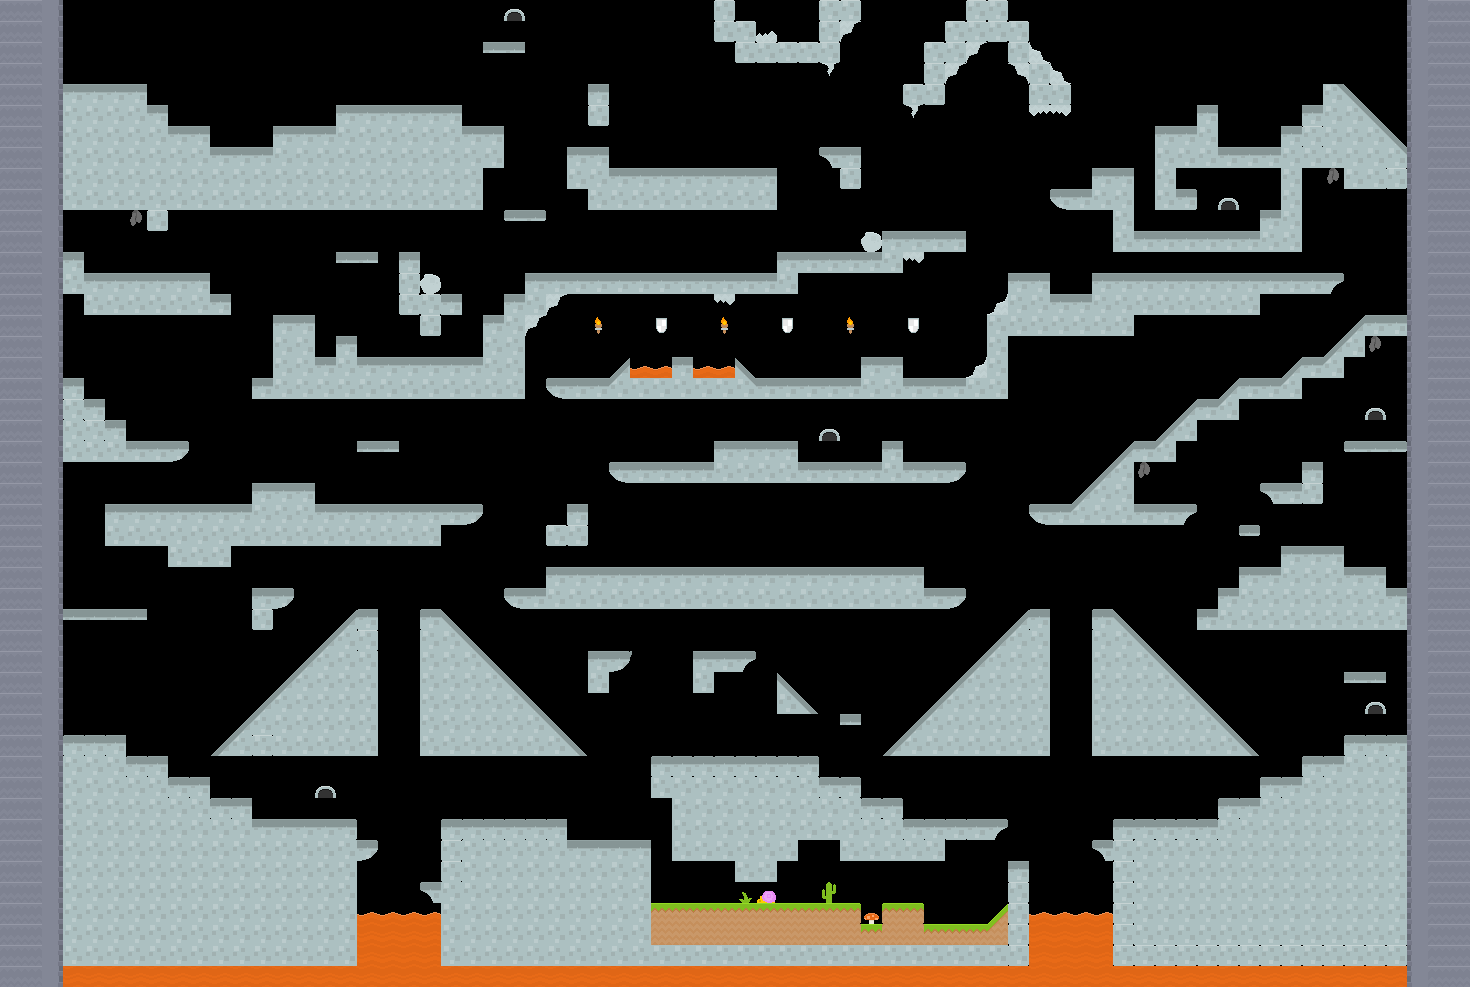

This game map was drawn from its Tiled (.tmx) file and the tilesets committed beside it. A one-line description and the trimmed map source follow:
An orthogonal 70x47 tile map with 21x21 px tiles, 5 tile layers (bounding, background 2, Edges, Collision Layer, ...), 1 hidden layer not drawn and 6 objects.

<map version="1.0" orientation="orthogonal" renderorder="right-down" width="70" height="47" tilewidth="21" tileheight="21" nextobjectid="28">
 <tileset firstgid="1" name="spritesheet" tilewidth="21" tileheight="21" spacing="2" tilecount="900" columns="30">
  <image source="../images/spritesheet.png" width="692" height="692" />
  <tile id="12">
   <properties>
    <property name="points" value="1,1 0,1 0,0.5 1,0.5" />
   </properties>
  </tile>
  <tile id="13">
   <properties>
    <property name="points" value="1,1 0,1 0,0.5 1,0.5" />
   </properties>
  </tile>
  <tile id="19">
   <properties>
    <property name="Class" value="Player" />
   </properties>
  </tile>
  <tile id="49">
   <properties>
    <property name="Class" value="Player" />
   </properties>
  </tile>
  <tile id="79">
   <properties>
    <property name="Class" value="Player" />
   </properties>
  </tile>
  <tile id="109">
   <properties>
    <property name="Class" value="Player" />
   </properties>
  </tile>
  <tile id="126">
   <properties>
    <property name="points" value="1,1 0,1 1,0" />
   </properties>
  </tile>
  <tile id="137">
   <properties>
    <property name="Class" value="Original" />
    <property name="open" type="bool" value="true" />
    <property name="sprite" value="door_open" />
   </properties>
  </tile>
  <tile id="306">
   <properties>
    <property name="points" value="1,1 0,1 1,0" />
   </properties>
  </tile>
  <tile id="307">
   <properties>
    <property name="points" value="0,0 1,1 0,1" />
   </properties>
  </tile>
  <tile id="308">
   <properties>
    <property name="points" value="0,0 1,0 1,0.5 0,0.5" />
   </properties>
  </tile>
  <tile id="309">
   <properties>
    <property name="points" value="0,0 1,0 1,0.5 0,0.5" />
   </properties>
  </tile>
  <tile id="312">
   <properties>
    <property name="Class" value="Flag" />
   </properties>
  </tile>
  <tile id="313">
   <properties>
    <property name="Class" value="Flag" />
   </properties>
  </tile>
  <tile id="338">
   <properties>
    <property name="points" value="0,0 1,0 1,0.5 0,0.5" />
   </properties>
  </tile>
  <tile id="339">
   <properties>
    <property name="points" value="0,0 1,0 1,0.5 0,0.5" />
   </properties>
  </tile>
  <tile id="743">
   <properties>
    <property name="points" value="0,0 0,1 1,0" />
   </properties>
  </tile>
  <tile id="744">
   <properties>
    <property name="points" value="0,0 1,1 1,0" />
   </properties>
  </tile>
  <tile id="745">
   <properties>
    <property name="points" value="0,0 1,0 1,0.5 0,0.5" />
   </properties>
  </tile>
  <tile id="773">
   <properties>
    <property name="points" value="0,0 0,1 1,1" />
   </properties>
  </tile>
  <tile id="774">
   <properties>
    <property name="points" value="1,1 0,1 1,0" />
   </properties>
  </tile>
  <tile id="775">
   <properties>
    <property name="points" value="0,1 0.5,0.5, 1,1" />
   </properties>
  </tile>
  <tile id="776">
   <properties>
    <property name="points" value="0,0 1,0 0.5,0.5" />
   </properties>
  </tile>
 </tileset>
 <layer name="bounding" width="70" height="47">
  <properties>
   <property name="boundingBox" type="bool" value="true" />
   <property name="type" type="int" value="0" />
  </properties>
  <data>[3290 cells, 3290 non-empty, 1 distinct tile ids]</data>
 </layer>
 <imagelayer name="background 1" visible="0">
  <image source="../images/dungeonBackground.jpg" width="640" height="480" />
  <properties>
   <property name="speedX" type="float" value="0.5" />
   <property name="speedY" type="float" value="0.5" />
  </properties>
 </imagelayer>
 <layer name="background 2" width="70" height="47">
  <properties>
   <property name="type" type="int" value="0" />
  </properties>
  <data>[3290 cells, 21 non-empty, 9 distinct tile ids]</data>
 </layer>
 <layer name="Edges" width="70" height="47">
  <properties>
   <property name="collision" type="bool" value="true" />
  </properties>
  <data>[3290 cells, 282 non-empty, 3 distinct tile ids]</data>
 </layer>
 <layer name="Collision Layer" width="70" height="47">
  <properties>
   <property name="collision" type="bool" value="true" />
  </properties>
  <data>[3290 cells, 1221 non-empty, 35 distinct tile ids]</data>
 </layer>
 <layer name="Kill Layer" width="70" height="47">
  <properties>
   <property name="Class" value="KillLayer" />
   <property name="collision" type="bool" value="true" />
   <property name="sensor" type="bool" value="true" />
  </properties>
  <data>[3290 cells, 12 non-empty, 1 distinct tile ids]</data>
 </layer>
 <objectgroup name="Object Layer 1">
  <object id="19" gid="138" x="1218" y="231" width="21" height="21">
   <properties>
    <property name="id" value="door-1" />
    <property name="link" value="door-2" />
   </properties>
  </object>
  <object id="20" gid="138" x="315" y="819" width="21" height="21">
   <properties>
    <property name="id" value="door-2" />
    <property name="link" value="door-1" />
   </properties>
  </object>
  <object id="21" gid="138" x="504" y="42" width="21" height="21">
   <properties>
    <property name="id" value="door-4" />
    <property name="link" value="door-6" />
   </properties>
  </object>
  <object id="22" gid="138" x="1365" y="735" width="21" height="21">
   <properties>
    <property name="id" value="door-3" />
    <property name="link" value="door-5" />
   </properties>
  </object>
  <object id="23" gid="138" x="819" y="462" width="21" height="21">
   <properties>
    <property name="id" value="door-5" />
    <property name="link" value="door-3" />
   </properties>
  </object>
  <object id="24" gid="138" x="1365" y="441" width="21" height="21">
   <properties>
    <property name="id" value="door-6" />
    <property name="link" value="door-4" />
   </properties>
  </object>
 </objectgroup>
</map>
